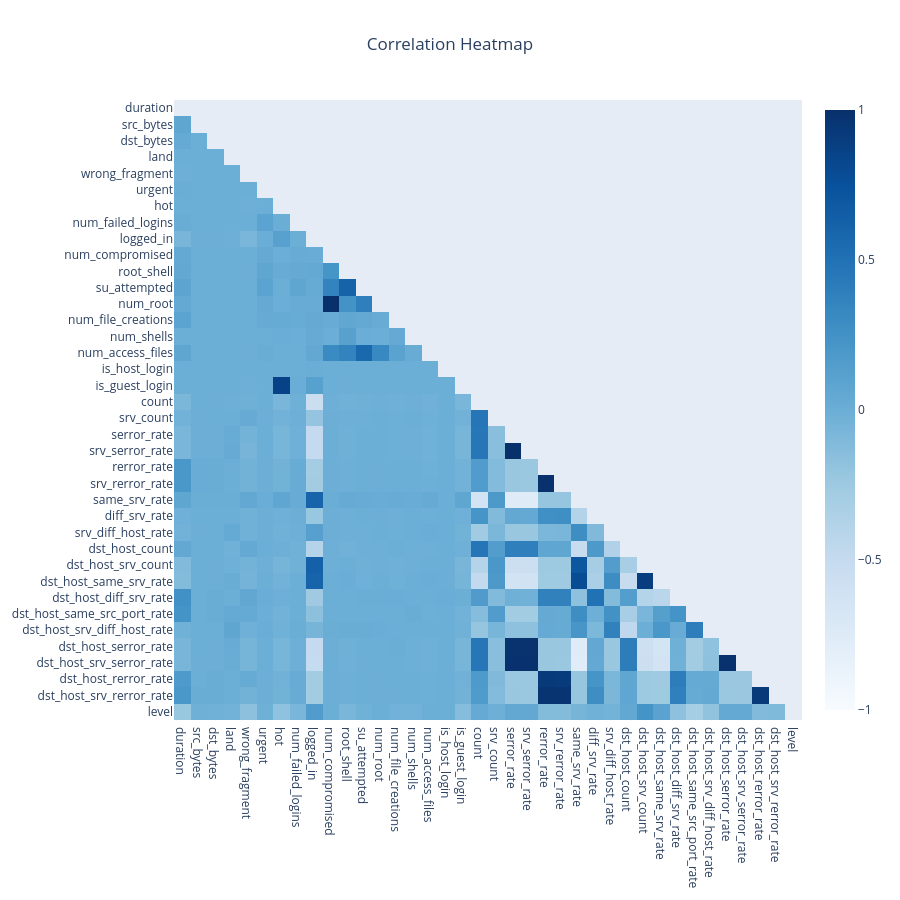

Notebook source saved alongside this figure:
### Markdown cell above
**Correlation of Features**

### Code cell
import pandas as pd
import numpy as np
import plotly.graph_objects as go

# Assuming df_train is your DataFrame and it's already been imported

# Select numeric columns
numeric_categorical_features = df_train.select_dtypes(include=['int', 'float']).columns
df_numeric_categorical = df_train[numeric_categorical_features]

# Calculate the correlation matrix
correlation_matrix = df_numeric_categorical.corr()

# Generate the mask for the upper triangle
mask = np.triu(np.ones_like(correlation_matrix, dtype=bool))

# Apply the mask: set upper triangle to NaN
correlation_matrix.values[mask] = np.nan

# Create the heatmap using Plotly
fig = go.Figure(data=go.Heatmap(
    z=correlation_matrix,
    x=correlation_matrix.columns,
    y=correlation_matrix.columns,
    colorscale='blues',
    zmin=-1, zmax=1  # Set the scale for correlation values
))

# Update the layout
fig.update_layout(
    title='Correlation Heatmap',
    title_x=0.5,
    width=900, height=900,
    xaxis_showgrid=False, yaxis_showgrid=False,
    xaxis=dict(tickmode='linear'),
    yaxis=dict(tickmode='linear', autorange='reversed')
)

# Show the figure
fig.show()

# Save the figure to a static image file
fig.write_image("correlation_heatmap.png")

### Figure 1 — Plotly figure (JSON) as saved in the notebook; plotly's stock layout.template omitted (floating-point values rounded to 4 significant figures; data arrays with more than 128 entries replaced by an {"elided": "..."} marker saying what was removed)
{"data": [{"colorscale": [[0, "rgb(247,251,255)"], [0.125, "rgb(222,235,247)"], [0.25, "rgb(198,219,239)"], [0.375, "rgb(158,202,225)"], [0.5, "rgb(107,174,214)"], [0.625, "rgb(66,146,198)"], [0.75, "rgb(33,113,181)"], [0.875, "rgb(8,81,156)"], [1, "rgb(8,48,107)"]], "type": "heatmap", "x": ["duration", "src_bytes", "dst_bytes", "land", "wrong_fragment", "urgent", "hot", "num_failed_logins", "logged_in", "num_compromised", "root_shell", "su_attempted", "num_root", "num_file_creations", "num_shells", "num_access_files", "is_host_login", "is_guest_login", "count", "srv_count", "serror_rate", "srv_serror_rate", "rerror_rate", "srv_rerror_rate", "same_srv_rate", "diff_srv_rate", "srv_diff_host_rate", "dst_host_count", "dst_host_srv_count", "dst_host_same_srv_rate", "dst_host_diff_srv_rate", "dst_host_same_src_port_rate", "dst_host_srv_diff_host_rate", "dst_host_serror_rate", "dst_host_srv_serror_rate", "dst_host_rerror_rate", "dst_host_srv_rerror_rate", "level"], "y": ["duration", "src_bytes", "dst_bytes", "land", "wrong_fragment", "urgent", "hot", "num_failed_logins", "logged_in", "num_compromised", "root_shell", "su_attempted", "num_root", "num_file_creations", "num_shells", "num_access_files", "is_host_login", "is_guest_login", "count", "srv_count", "serror_rate", "srv_serror_rate", "rerror_rate", "srv_rerror_rate", "same_srv_rate", "diff_srv_rate", "srv_diff_host_rate", "dst_host_count", "dst_host_srv_count", "dst_host_same_srv_rate", "dst_host_diff_srv_rate", "dst_host_same_src_port_rate", "dst_host_srv_diff_host_rate", "dst_host_serror_rate", "dst_host_srv_serror_rate", "dst_host_rerror_rate", "dst_host_srv_rerror_rate", "level"], "z": {"elided": "38x38 float values"}, "zmax": 1, "zmin": -1}], "layout": {"height": 900, "title": {"text": "Correlation Heatmap", "x": 0.5}, "width": 900, "xaxis": {"showgrid": false, "tickmode": "linear"}, "yaxis": {"autorange": "reversed", "showgrid": false, "tickmode": "linear"}}}
